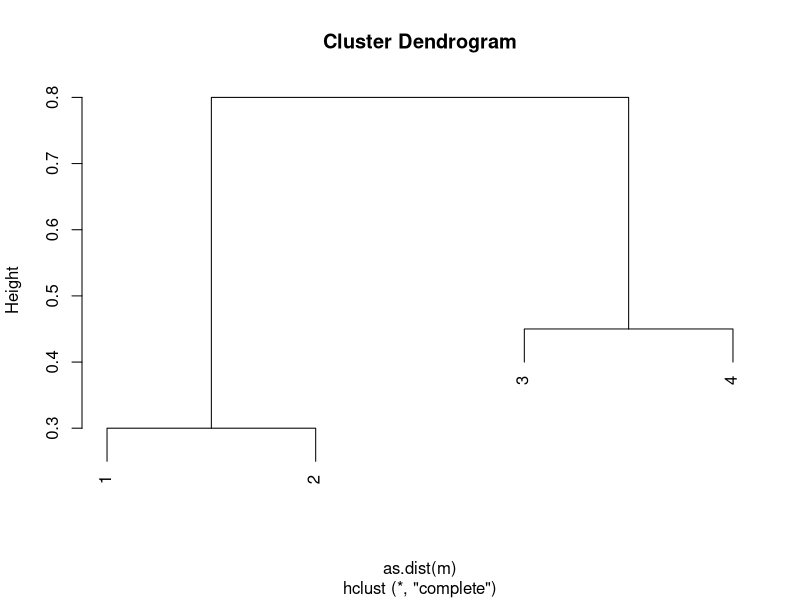
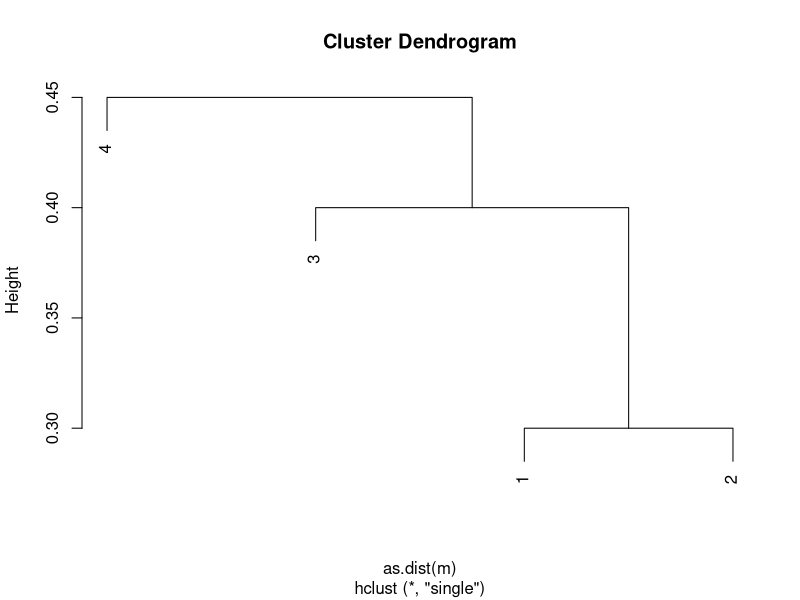
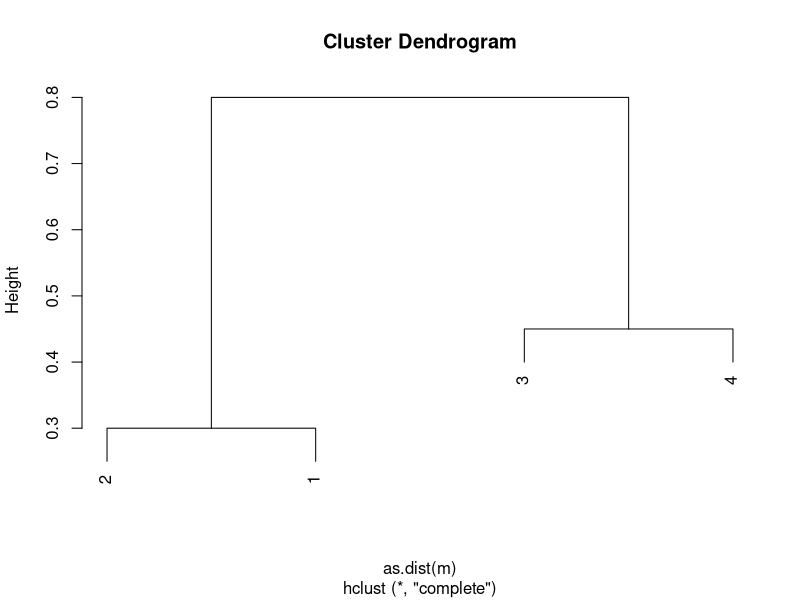
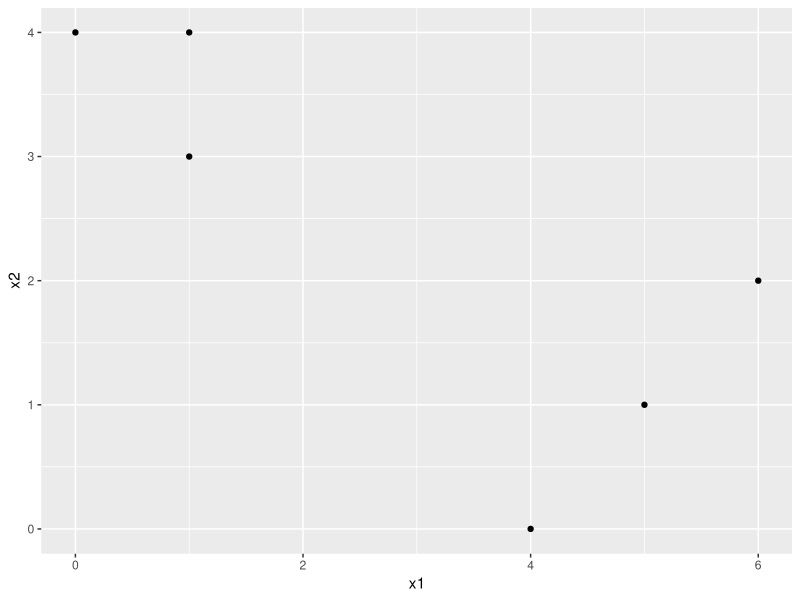
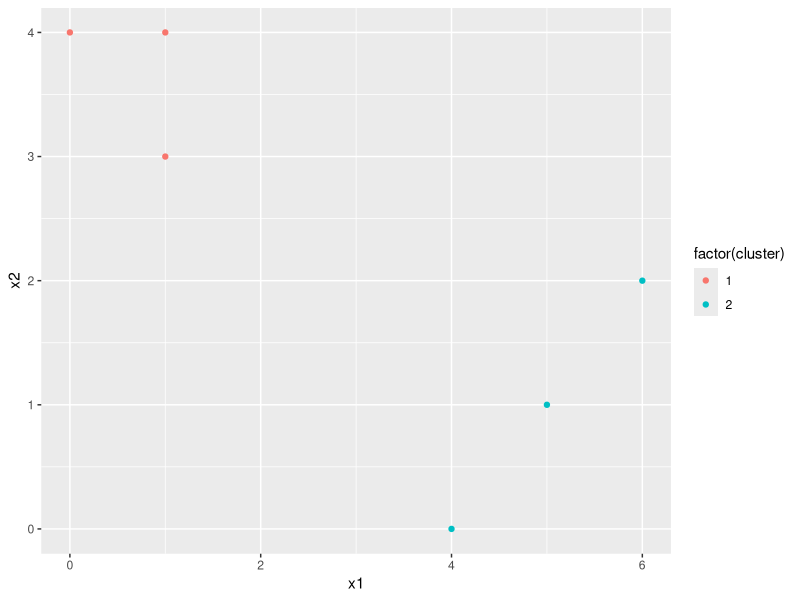
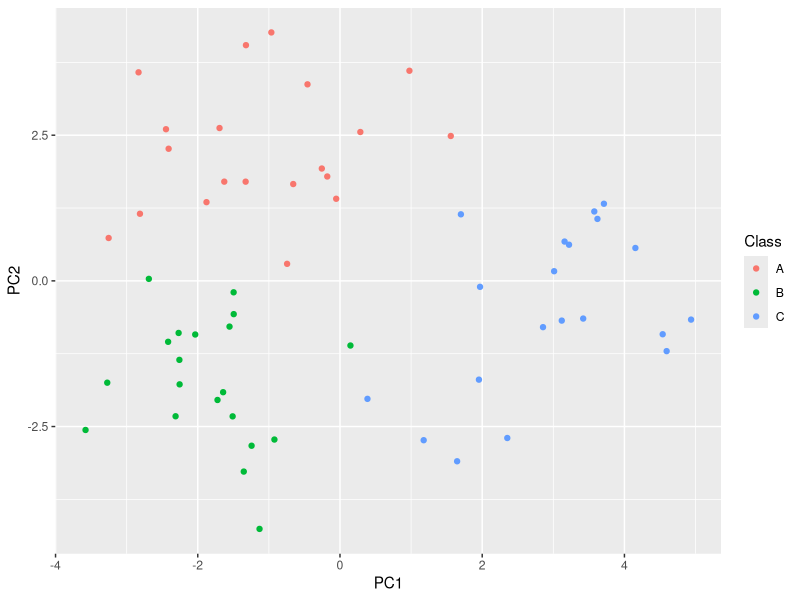

Source code (R) for these figures, in order:
## ---- chunk 1
knitr::opts_chunk$set(
	echo = FALSE,
	error = FALSE,
	message = FALSE,
	warning = FALSE,
	results = FALSE
)
## ---- chunk 2
library(knitr)
library(dplyr)

m <- matrix(c(0, 0.3, 0.4, 0.7, 0.3, 0, 0.5, 0.8, 0.4, 0.5, 0., 0.45, 0.7, 0.8, 0.45, 0), ncol = 4)
c1 <- hclust(as.dist(m), method = "complete")
plot(c1)
## ---- chunk 3
c2 <- hclust(as.dist(m), method = "single")
plot(c2)
## ---- chunk 4
table(1:4, cutree(c1, 2))
## ---- chunk 5
table(1:4, cutree(c2, 2))
## ---- chunk 6
plot(c1, labels = c(2, 1, 3, 4))
## ---- chunk 7
library(ggplot2)
d <- data.frame(
  x1 = c(1, 1, 0, 5, 6, 4),
  x2 = c(4, 3, 4, 1, 2, 0)
)
ggplot(d, aes(x = x1, y = x2)) + geom_point()
## ---- chunk 8
set.seed(42)
d$cluster <- sample(c(1, 2), size = nrow(d), replace = TRUE)
d$cluster
## ---- chunk 9
centroids <- sapply(c(1,2), function(i) colMeans(d[d$cluster == i, 1:2]))
centroids
## ---- chunk 10
dist <- sapply(1:2, function(i) {
    sqrt((d$x1 - centroids[1, i])^2 + (d$x2 - centroids[2, i])^2)
})
d$cluster <- apply(dist, 1, which.min)
d$cluster
## ---- chunk 11
centroids <- sapply(c(1,2), function(i) colMeans(d[d$cluster == i, 1:2]))
dist <- sapply(1:2, function(i) {
    sqrt((d$x1 - centroids[1, i])^2 + (d$x2 - centroids[2, i])^2)
})
d$cluster <- apply(dist, 1, which.min)
## ---- chunk 12
ggplot(d, aes(x = x1, y = x2, color = factor(cluster))) + geom_point()
## ---- chunk 13
set.seed(42)
hc <- hclust(dist(USArrests), method = "complete")
## ---- chunk 14
ct <- cutree(hc, 3)
sapply(1:3, function(i) names(ct)[ct == i])
## ---- chunk 15
cluster1 <- c("Alabama", "Alaska", "Arizona", "California", "Delaware", "Florida",
              "Illinois", "Louisiana", "Maryland", "Michigan", "Mississippi", "Nevada",
              "New Mexico", "New York", "North Carolina", "South Carolina")
cluster2 <- c("Arkansas", "Colorado", "Georgia", "Massachusetts", "Missouri", "New Jersey",
              "Oklahoma", "Oregon", "Rhode Island", "Tennessee", "Texas", "Virginia",
              "Washington", "Wyoming")
cluster3 <- c("Connecticut", "Hawaii", "Idaho", "Indiana", "Iowa", "Kansas", "Kentucky",
              "Maine", "Minnesota", "Montana", "Nebraska", "New Hampshire", "North Dakota",
              "Ohio", "Pennsylvania", "South Dakota", "Utah", "Vermont", "West Virginia", "Wisconsin")

clusters <- data.frame(
  Cluster = rep(1:3),
  States = I(list(cluster1, cluster2, cluster3))
)

clusters$States <- sapply(clusters$States, toString)

kable(clusters, format = "markdown", table.attr = "class='table table-bordered'", caption = "Cluster Assignment of States")
## ---- chunk 16
hc2 <- hclust(dist(scale(USArrests)), method = "complete")
## ---- chunk 17
ct <- cutree(hc2, 3)
sapply(1:3, function(i) names(ct)[ct == i])
## ---- chunk 18
cluster1 <- c("Alabama", "Alaska", "Georgia", "Louisiana", "Mississippi", "North Carolina", "South Carolina", "Tennessee")
cluster2 <- c("Arizona", "California", "Colorado", "Florida", "Illinois", "Maryland", "Michigan", "Nevada", "New Mexico", "New York", "Texas")
cluster3 <- c("Arkansas", "Connecticut", "Delaware", "Hawaii", "Idaho", "Indiana", "Iowa", "Kansas", "Kentucky", "Maine",
              "Massachusetts", "Minnesota", "Missouri", "Montana", "Nebraska", "New Hampshire", "New Jersey", "North Dakota", 
              "Ohio", "Oklahoma", "Oregon", "Pennsylvania", "Rhode Island", "South Dakota", "Utah", "Vermont", 
              "Virginia", "Washington", "West Virginia", "Wisconsin", "Wyoming")

clusters <- data.frame(
  Cluster = rep(1:3, each=1),
  States = I(list(
    toString(cluster1),
    toString(cluster2),
    toString(cluster3)
  ))
)

clusters$States <- sapply(clusters$States, toString)

kable(clusters, format = "markdown", table.attr = "class='table table-bordered'", caption = "Cluster Assignment of States")
## ---- chunk 19
set.seed(42)
data <- matrix(rnorm(60 * 50), ncol = 50)
classes <- rep(c("A", "B", "C"), each = 20)
dimnames(data) <- list(classes, paste0("v", 1:50))
data[classes == "B", 1:10] <- data[classes == "B", 1:10] + 1.2
data[classes == "C", 5:30] <- data[classes == "C", 5:30] + 1
## ---- chunk 20
pca <- prcomp(data)
ggplot(data.frame(Class = classes, PC1 = pca$x[, 1], PC2 = pca$x[, 2]),
    aes(x = PC1, y = PC2, col = Class)) + 
  geom_point()
## ---- chunk 21
km <- kmeans(data, 3)$cluster
table(km, names(km))
## ---- chunk 22
km <- kmeans(data, 2)$cluster
table(km, names(km))
## ---- chunk 23
km <- kmeans(data, 4)$cluster
table(km, names(km))
## ---- chunk 24
km <- kmeans(pca$x[, 1:2], 3)$cluster
table(km, names(km))
## ---- chunk 25
km <- kmeans(scale(data), 3)$cluster
table(km, names(km))
